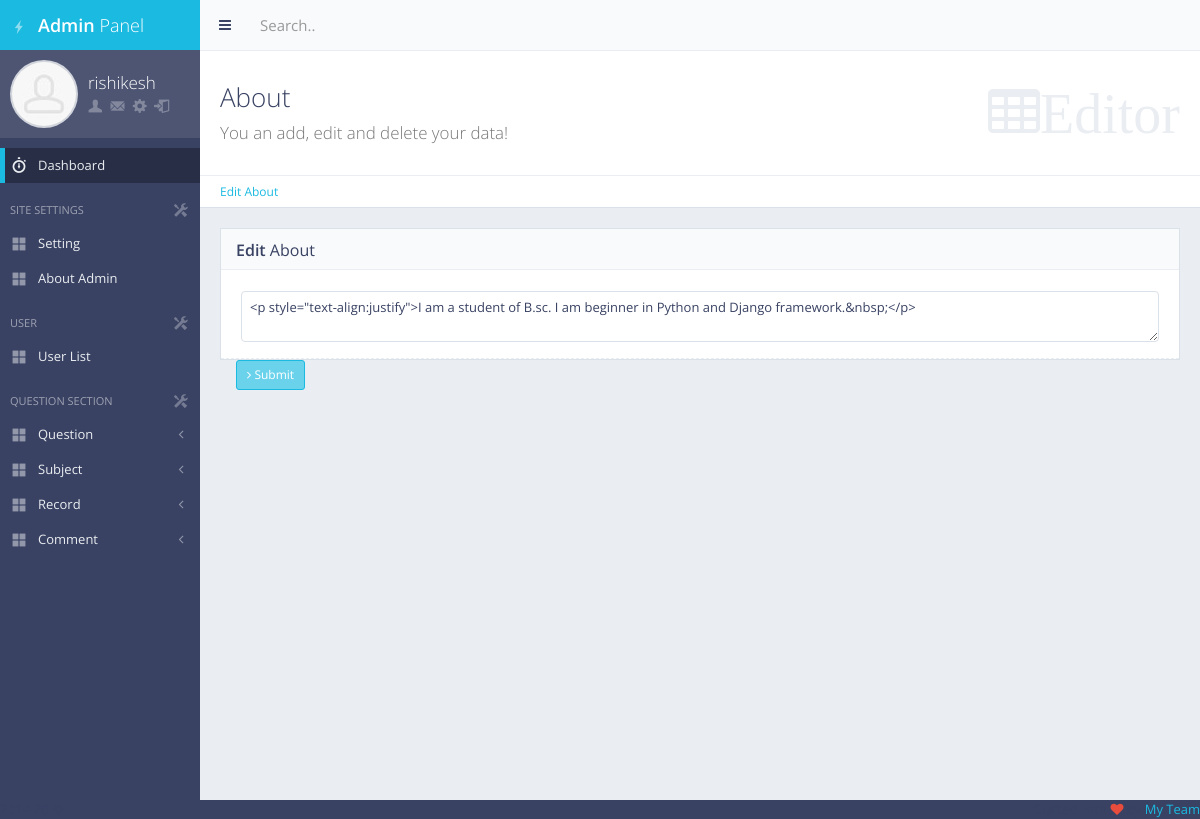
Before: /panel/about/setting/ (signed in) with the older database file.
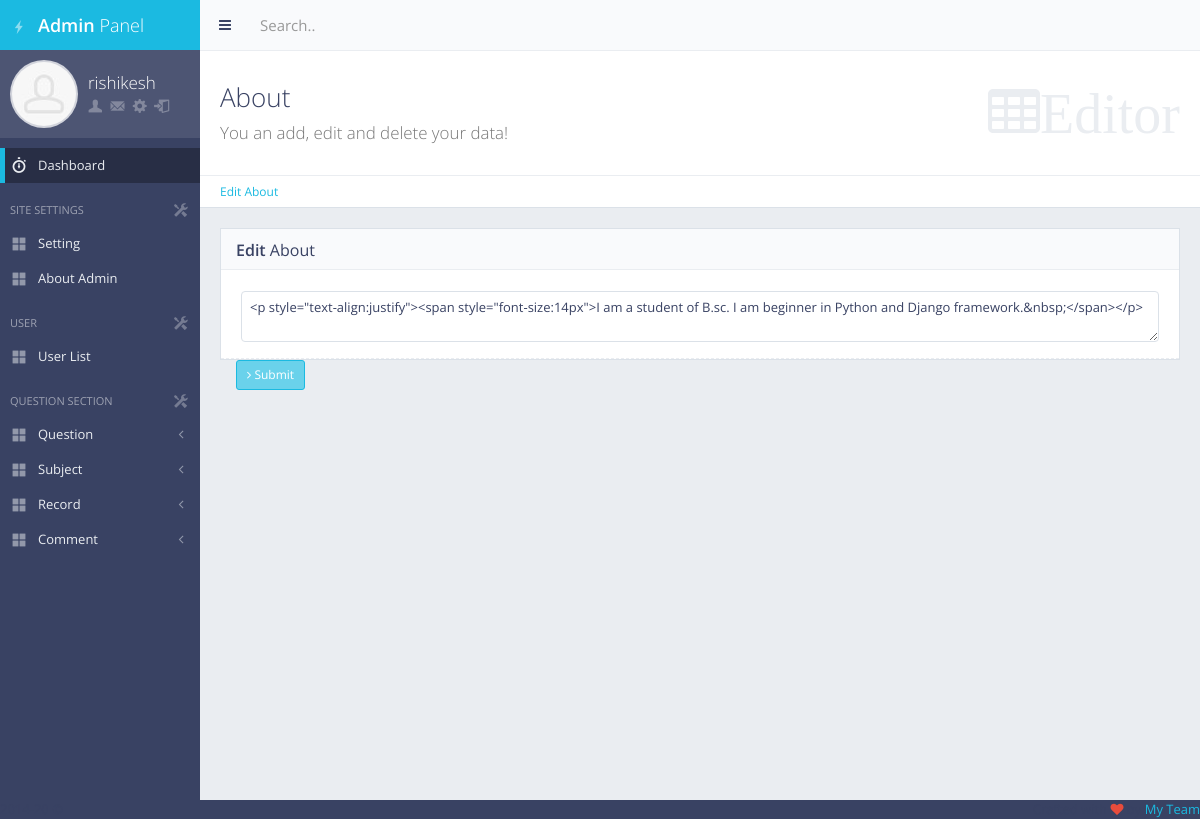
After: the same page with the newer database file.
### main/models.py (models this page shows, shortened)
class Main(models.Model):
    name= models.CharField(max_length=50, default="Online")
    email=models.CharField(max_length=50, default="-")
    phone=models.CharField(max_length=13, default="-" )
    youtube=models.CharField(max_length=50, default="#" )
    facebook=models.CharField(max_length=50, default="#" )
    twitter=models.CharField(max_length=50, default="#" )
    about=models.TextField(default="-")
    aboutAdmin = models.TextField(default="-")
    set_name=models.CharField(max_length=50, default="#")

### main/views.py (the view, shortened to what this page needs)
# urls.py: url(r'^panel/about/setting/$', views.about_setting, name='about_setting'),
def about_setting(request):
    if not request.user.is_authenticated:
        return redirect("mylogin")
    about = Main.objects.get(pk=1).aboutAdmin
    return render(request, "back/about_setting.html", {"about": about})

### main/templates/back/about_setting.html (shortened to what this page needs)
{% extends 'back/master.html' %} {% load static %} {% block mainblock %}
<div class="content-header">
    <div class="header-section">
        <h1>
            <i class="fa fa-table">Editor</i> About<br><small>You an add, edit and delete your data!</small>
        </h1>
    </div>
</div>
<ul class="breadcrumb breadcrumb-top">
    <li><a href="/panel/about/setting/">Edit About</a></li>
</ul>
<div class="row">
    <div class="col-md-12">
        <div class="block">
            <div class="block-title">
                <h2><strong>Edit</strong> About</h2>
            </div>
            <form action="{%url 'about_setting' %}" method="post" enctype="multipart/form-data" class="form-horizontal form-bordered">
                <div class="form-group">
                    <div class="col-md-12">
                        <textarea type="text" id="aboutAdmin" name="aboutAdmin" row=" 7 " class="form-control " placeholder="Write Question.. ">{{about}}</textarea>
                    </div>
                </div>
                <div class="col-md-6">
                    <button type="submit " class="btn btn-sm btn-primary"><i class="fa fa-angle-right "></i>
                     Submit</button>
                </div>
        </div>
    </div>
</div>
</div>
{% endblock %}

Changed rows visible on the page:
changed Main: aboutAdmin "<p style=\"text-align:justify\">I am a student of B.sc. I am beginner in Python and Django framework.&nbsp;</p>" → "<p style=\"text-align:justify\"><span style=\"font-size:14px\">I am a student of B.sc. I am beginner in Python and Django framework.&nbsp;</span></p>"
